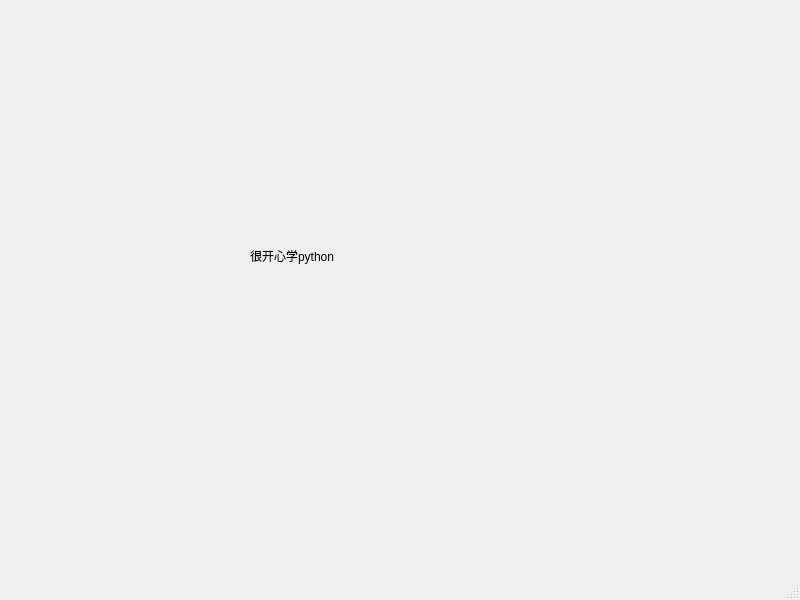
<?xml version="1.0" encoding="UTF-8"?>
<ui version="4.0">
 <class>MainWindow</class>
 <widget class="QMainWindow" name="MainWindow">
  <property name="geometry">
   <rect>
    <x>0</x>
    <y>0</y>
    <width>800</width>
    <height>600</height>
   </rect>
  </property>
  <property name="windowTitle">
   <string>MainWindow</string>
  </property>
  <widget class="QWidget" name="centralwidget">
   <widget class="QLabel" name="label">
    <property name="geometry">
     <rect>
      <x>250</x>
      <y>150</y>
      <width>411</width>
      <height>211</height>
     </rect>
    </property>
    <property name="text">
     <string>很开心学python</string>
    </property>
   </widget>
  </widget>
  <widget class="QMenuBar" name="menubar">
   <property name="geometry">
    <rect>
     <x>0</x>
     <y>0</y>
     <width>800</width>
     <height>22</height>
    </rect>
   </property>
  </widget>
  <widget class="QStatusBar" name="statusbar"/>
 </widget>
 <resources/>
 <connections/>
</ui>
